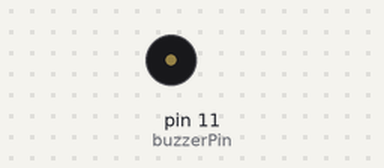
A sketch run on a simulated Arduino Uno, built with avr-gcc and run on an emulated ATmega328P. Parts: buzzer (waves = sounding). What the sketch prints to the serial monitor is not drawn.

Above: at 0.16 s.
At 5.86 s:
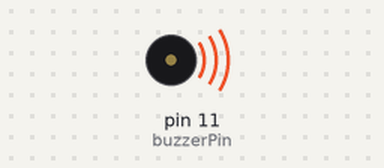
Timing chart, 0 to 6.2 s (numbered marks = the images above):
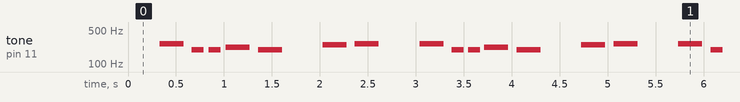

Measured:
- by itself, tone on pin 11 (buzzerPin): repeats every 2.7 s: silent 0.09 s, 2 × (196 Hz 0.13 s, silent 0.05 s), 220 Hz 0.25 s, silent 0.09 s, 196 Hz 0.25 s, silent 0.42 s, 247 Hz 0.25 s, silent 0.09 s, 262 Hz 0.25 s, silent 0.42 s, 262 Hz 0.25 s

The sketch:

buzzer_melody_millis.ino
```cpp
#include "pitches.h"

const byte buzzerPin = 11;

// notes in the melody:
int melody[] = {
  0, NOTE_C4, NOTE_G3, NOTE_G3, NOTE_A3, NOTE_G3, 0, NOTE_B3, NOTE_C4
};
// note durations: 4 = quarter note, 8 = eighth note, etc.:
int noteDurations[] = {
  4, 4, 8, 8, 4, 4, 4, 4, 4
};
const int fullNoteDuration = 1000;
const float pause = 0.3;

int getNoteDurationInMs(int noteDuration) {
  return fullNoteDuration / noteDuration;
}

int getNotePauseInMs(int noteDuration) {
  return fullNoteDuration / noteDuration * (1 + pause);
}

unsigned int lastNoteIndex = 0;
unsigned int lastNotePause = getNotePauseInMs(noteDurations[0]);
unsigned long lastNotePlayedAt = 0;

unsigned int loopCounter = 0;

void setup() {
  Serial.begin(9600);
}

void loop() {
  loopCounter++;
  Serial.print("loopCounter: ");
  Serial.println(loopCounter);

  if (millis() - lastNotePlayedAt > lastNotePause) {
    lastNotePlayedAt = millis();
    int newNoteIndex = lastNoteIndex + 1;
    if (newNoteIndex >= 9) {
      newNoteIndex = 0;
    }
    int noteDuration = getNoteDurationInMs(noteDurations[newNoteIndex]);
    tone(buzzerPin, melody[newNoteIndex], noteDuration);

    lastNoteIndex = newNoteIndex;
    lastNotePause = getNotePauseInMs(noteDurations[newNoteIndex]);
  }
}
```

pitches.h
```cpp
/*************************************************
   Public Constants
 *************************************************/

#define NOTE_B0 31
#define NOTE_C1 33
#define NOTE_CS1 35
#define NOTE_D1 37
#define NOTE_DS1 39
#define NOTE_E1 41
#define NOTE_F1 44
#define NOTE_FS1 46
#define NOTE_G1 49
#define NOTE_GS1 52
#define NOTE_A1 55
#define NOTE_AS1 58
#define NOTE_B1 62
#define NOTE_C2 65
#define NOTE_CS2 69
#define NOTE_D2 73
#define NOTE_DS2 78
#define NOTE_E2 82
#define NOTE_F2 87
#define NOTE_FS2 93
#define NOTE_G2 98
#define NOTE_GS2 104
#define NOTE_A2 110
#define NOTE_AS2 117
#define NOTE_B2 123
#define NOTE_C3 131
#define NOTE_CS3 139
#define NOTE_D3 147
#define NOTE_DS3 156
#define NOTE_E3 165
#define NOTE_F3 175
#define NOTE_FS3 185
#define NOTE_G3 196
#define NOTE_GS3 208
#define NOTE_A3 220
#define NOTE_AS3 233
#define NOTE_B3 247
#define NOTE_C4 262
#define NOTE_CS4 277
#define NOTE_D4 294
#define NOTE_DS4 311
#define NOTE_E4 330
#define NOTE_F4 349
#define NOTE_FS4 370
#define NOTE_G4 392
#define NOTE_GS4 415
#define NOTE_A4 440
#define NOTE_AS4 466
#define NOTE_B4 494
#define NOTE_C5 523
#define NOTE_CS5 554
#define NOTE_D5 587
#define NOTE_DS5 622
#define NOTE_E5 659
#define NOTE_F5 698
#define NOTE_FS5 740
#define NOTE_G5 784
#define NOTE_GS5 831
#define NOTE_A5 880
#define NOTE_AS5 932
#define NOTE_B5 988
#define NOTE_C6 1047
#define NOTE_CS6 1109
#define NOTE_D6 1175
#define NOTE_DS6 1245
#define NOTE_E6 1319
#define NOTE_F6 1397
#define NOTE_FS6 1480
#define NOTE_G6 1568
#define NOTE_GS6 1661
#define NOTE_A6 1760
#define NOTE_AS6 1865
#define NOTE_B6 1976
#define NOTE_C7 2093
#define NOTE_CS7 2217
#define NOTE_D7 2349
#define NOTE_DS7 2489
#define NOTE_E7 2637
#define NOTE_F7 2794
#define NOTE_FS7 2960
#define NOTE_G7 3136
#define NOTE_GS7 3322
#define NOTE_A7 3520
#define NOTE_AS7 3729
#define NOTE_B7 3951
#define NOTE_C8 4186
#define NOTE_CS8 4435
#define NOTE_D8 4699
#define NOTE_DS8 4978
```
